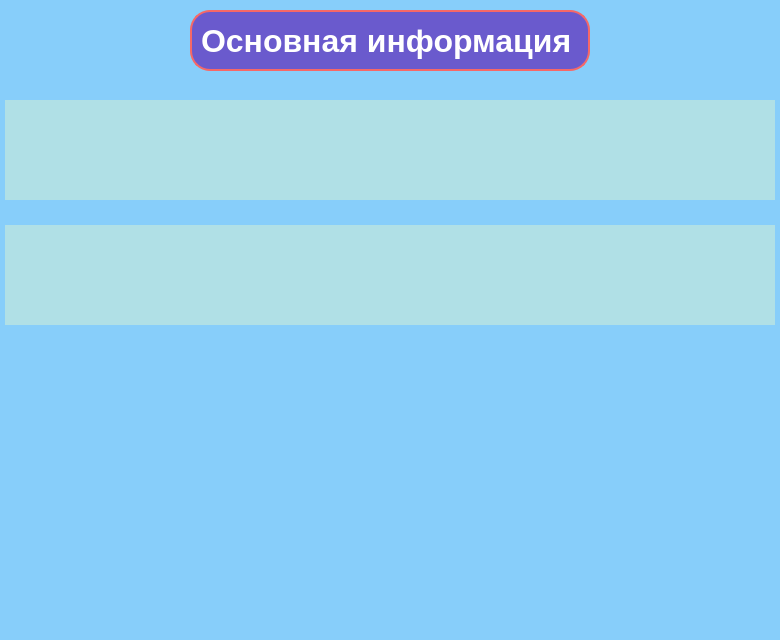
<?xml version="1.0" encoding="UTF-8"?>
<ui version="4.0">
 <class>MainWindow</class>
 <widget class="QMainWindow" name="MainWindow">
  <property name="geometry">
   <rect>
    <x>0</x>
    <y>0</y>
    <width>780</width>
    <height>640</height>
   </rect>
  </property>
  <property name="windowTitle">
   <string>MainWindow</string>
  </property>
  <property name="styleSheet">
   <string notr="true">background-color:	#87CEFA</string>
  </property>
  <widget class="QWidget" name="centralwidget">
   <widget class="QLabel" name="hand">
    <property name="geometry">
     <rect>
      <x>190</x>
      <y>10</y>
      <width>400</width>
      <height>61</height>
     </rect>
    </property>
    <property name="font">
     <font>
      <family>Arial</family>
      <pointsize>24</pointsize>
      <weight>75</weight>
      <bold>true</bold>
     </font>
    </property>
    <property name="styleSheet">
     <string notr="true">background-color:#6A5ACD;
border: 2px solid #f66867;
color: white;
border-radius: 20

</string>
    </property>
    <property name="text">
     <string>Основная информация</string>
    </property>
   </widget>
   <widget class="QLabel" name="main_inf">
    <property name="geometry">
     <rect>
      <x>5</x>
      <y>100</y>
      <width>770</width>
      <height>100</height>
     </rect>
    </property>
    <property name="font">
     <font>
      <family>Arial</family>
      <pointsize>12</pointsize>
      <weight>75</weight>
      <bold>true</bold>
     </font>
    </property>
    <property name="styleSheet">
     <string notr="true">background-color:#B0E0E6;
color: white;</string>
    </property>
    <property name="text">
     <string/>
    </property>
   </widget>
   <widget class="QLabel" name="main_inf_2">
    <property name="geometry">
     <rect>
      <x>5</x>
      <y>225</y>
      <width>770</width>
      <height>100</height>
     </rect>
    </property>
    <property name="font">
     <font>
      <family>Arial</family>
      <pointsize>12</pointsize>
      <weight>75</weight>
      <bold>true</bold>
     </font>
    </property>
    <property name="styleSheet">
     <string notr="true">background-color:#B0E0E6;
color: white;</string>
    </property>
    <property name="text">
     <string/>
    </property>
   </widget>
  </widget>
  <widget class="QMenuBar" name="menubar">
   <property name="geometry">
    <rect>
     <x>0</x>
     <y>0</y>
     <width>780</width>
     <height>21</height>
    </rect>
   </property>
  </widget>
  <widget class="QStatusBar" name="statusbar"/>
 </widget>
 <resources/>
 <connections/>
</ui>
